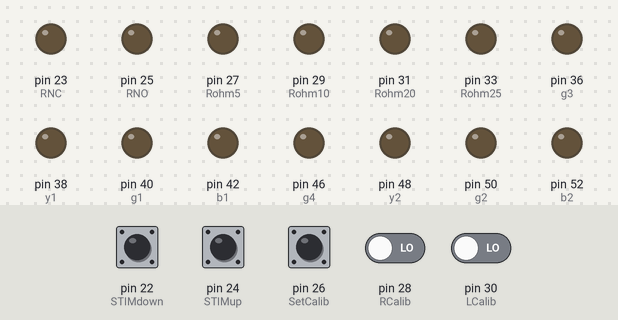
Bench run of a sketch on a simulated Arduino Mega 2560, built with avr-gcc and run on an emulated ATmega2560. Shown: output pins drawn as LEDs (lit = HIGH). Inputs (shaded band) come from the test bench; at power-on: pin 22 (STIMdown), pin 24 (STIMup), pin 26 (SetCalib), pin 28 (RCalib), pin 30 (LCalib) LOW. Pins used as bus, display or sensor lines are not drawn.

Above: at 2.9 s.
3.0 s: pin 22 (STIMdown) pulled HIGH for 0.15 s
At 3.07 s:
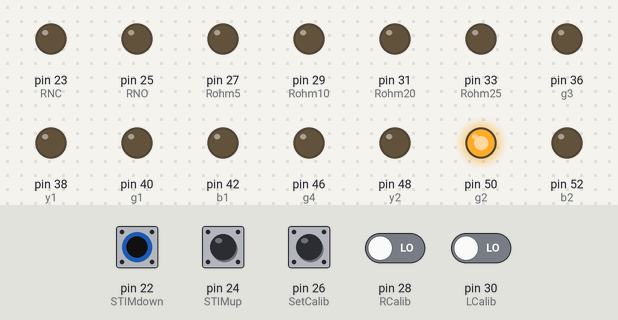
4.6 s: pin 24 (STIMup) pulled HIGH for 0.15 s
At 4.67 s:
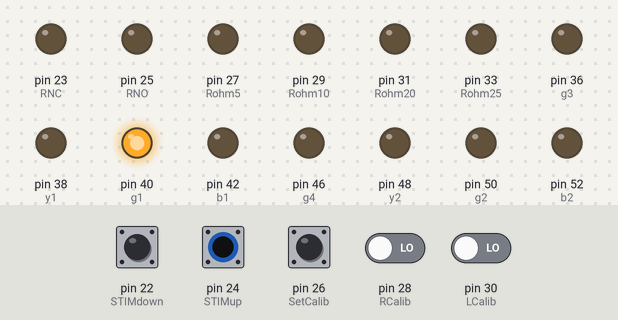
6.2 s: pin 26 (SetCalib) pulled HIGH for 0.15 s
At 6.27 s:
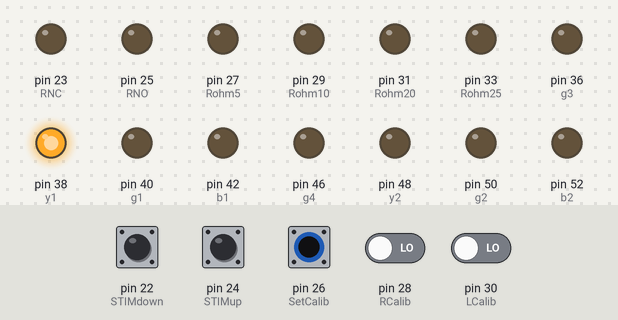
7.8 s: pin 22 (STIMdown) driven HIGH and pin 24 (STIMup) driven HIGH
At 8.5 s:
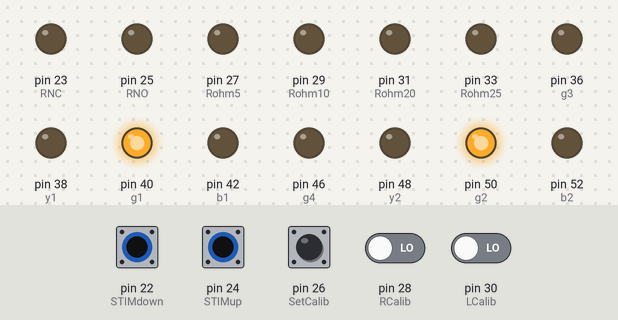
9.3 s: pin 26 (SetCalib) pulled HIGH for 1 s
At 9.7 s:
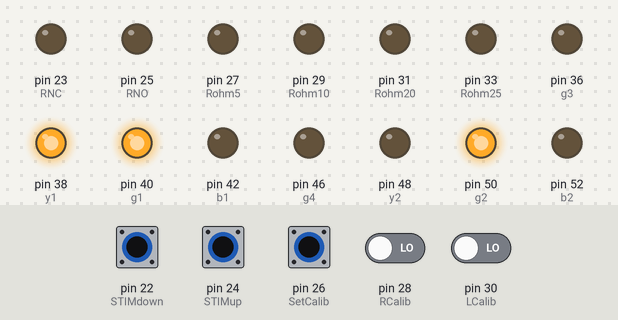
11.8 s: pin 22 (STIMdown) driven LOW
At 12.8 s:
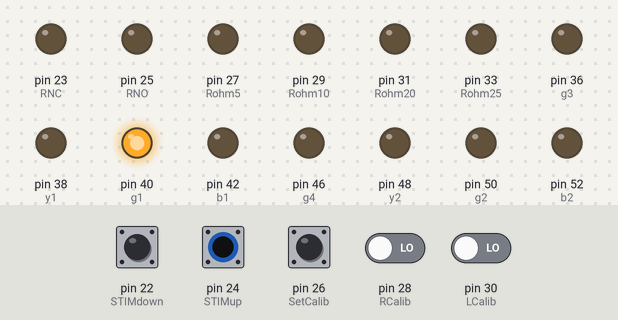
Timing chart, 0 to 14.3 s (numbered marks = the images above; inputs shaded):
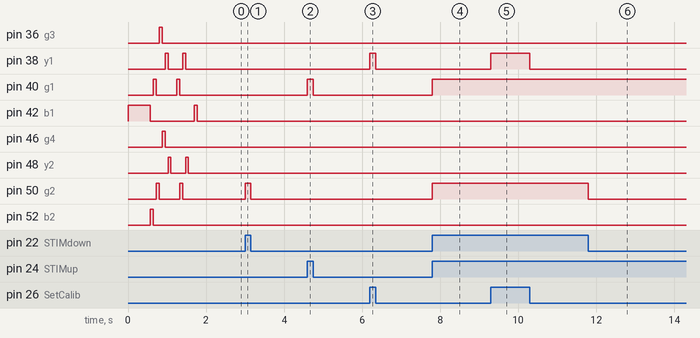

Measured:
- after the input at 3.0 s, pin 50 (g2): LOW → HIGH at once, → LOW 0.15 s later
- after the input at 4.6 s, pin 40 (g1): LOW → HIGH at once, → LOW 0.15 s later
- after the input at 6.2 s, pin 38 (y1): LOW → HIGH at once, → LOW 0.15 s later
- after the input at 7.8 s, pin 40 (g1), pin 50 (g2): LOW → HIGH at once
- after the input at 9.3 s, pin 38 (y1): LOW → HIGH at once, → LOW 1.0 s later
- after the input at 11.8 s, pin 50 (g2): HIGH → LOW at once

The sketch:

MegaControllerTESTING.ino
```cpp
// No more spikershields! Let's fucking do it.
//
// Defining all this beautiful nonsense in case I need to change the way I wire the real board
#define LCalib 30 // Switch to calibrate LEFT
#define RCalib  28 // Switch to calibrate RIGHT
#define SetCalib 26 // Green button sets it
#define STIMup 24 // nice up arrow
#define STIMdown 22 // down arrow

//LIGHTS blue/green/yellow/red ////////////
#define b1 42
#define b2 52
#define g1 40
#define g2 50
#define g3 36 // will indicate that LEFT hand is calibrated
#define g4 46 // will indicate that RIGHT hand is calibrated
#define y1 38
#define y2 48
#define r1 34
#define r2 44
int lights[10] = {b1, b2, g1, g2, g3, g4, y1, y2, r1, r2};

//RELAYS //////////////////
//LEFT relays
#define LNC 53
#define LNO 51
#define Lohm5 49
#define Lohm10 47
#define Lohm20 45
#define Lohm25 43
int LEFTside[4] = {Lohm5, Lohm10, Lohm20, Lohm25};

//RIGHT relays
#define RNC 23
#define RNO 25
#define Rohm5 27
#define Rohm10 29
#define Rohm20 31
#define Rohm25 33
int RIGHTside[4] = {Rohm5, Rohm10, Rohm20, Rohm25};
int STIMlights[6] = {g1, g2, y1, y2, r1, r2};

//useful numbers maybe //////////////////////////////
#define flsh 75 // this way I can change the flash time easily
#define tap 100 // let's work out what feels natural...

//SIDE SPECIFIC VARIABLES ////////////////////////////////////////////////////
//LEFT side
int Li = 0; // i will be our STIM value, it goes 1-12, each step representing 5kohms
//int Lsustain = 0;
int Lmaximum = 0;
bool calibL = false;
bool Ltouch = false;

//RIGHT side
int Ri = 0; // i will be our STIM value, it goes 1-12, each step representing 5kohms
//int Rsustain = 0;
int Rmaximum = 0;
bool calibR = false;
bool Rtouch = false;

// SETUP PHASE ///////////////////////////////////////
void setup() //////////////////////////////////////////
{

  // set all the lights
  pinMode(b1, OUTPUT); // Indicates it's on
  pinMode(b2, OUTPUT); // indicates calibration mode
  pinMode(g1, OUTPUT);
  pinMode(g2, OUTPUT);
  pinMode(y1, OUTPUT);
  pinMode(y2, OUTPUT);
  pinMode(r1, OUTPUT);
  pinMode(r2, OUTPUT);
  pinMode(g3, OUTPUT); // LEFT hand calibrated
  pinMode(g4, OUTPUT); // RIGHT hand calibrated

  // set all the relays
  pinMode(LNC, OUTPUT);  //normally closed, HIGH = off
  pinMode(LNO, OUTPUT);  // normally open, HIGH = on
  pinMode(Lohm5, OUTPUT); // 5kohms
  pinMode(Lohm10, OUTPUT); // 10kohms
  pinMode(Lohm20, OUTPUT); // 20kohms
  pinMode(Lohm25, OUTPUT); // 25 kohms

  pinMode(RNC, OUTPUT);
  pinMode(RNO, OUTPUT);
  pinMode(Rohm5, OUTPUT); // 5kohms
  pinMode(Rohm10, OUTPUT); // 10kohms
  pinMode(Rohm20, OUTPUT); // 20kohms
  pinMode(Rohm25, OUTPUT); // 25 kohms


  digitalWrite(lights[0], HIGH);
  delay(500);
  for(int q = 0; q < 10; q++){
    digitalWrite(lights[q], HIGH);
    digitalWrite(lights[q-1], LOW);
    delay(flsh);
  }
  digitalWrite(r2, LOW);

  rainbow();

  }
// LOOP PHASE ////////////////////////////////////
void loop(){ ///////////////////////////////////////

  if (digitalRead(STIMup) == HIGH) {
    digitalWrite(g1, HIGH);
  }
  else if (digitalRead(STIMup) == LOW) {
    digitalWrite(g1, LOW);
  }
  if(digitalRead(STIMdown) == HIGH){
    digitalWrite(g2, HIGH);
  }
  else if(digitalRead(STIMdown) == LOW){
    digitalWrite(g2, LOW);
  }

  if (digitalRead(SetCalib) == HIGH) {
    digitalWrite(y1, HIGH);
  }
  else if (digitalRead(SetCalib) == LOW) {
    digitalWrite(y1, LOW);
  }
  if (digitalRead(LCalib) == HIGH) {
    digitalWrite(r1, HIGH);
  }
  else if (digitalRead(LCalib) == LOW) {
    digitalWrite(r1, LOW);
  }
  if(digitalRead(RCalib) == HIGH) {
    digitalWrite(r2, HIGH);
  }
  else if (digitalRead(RCalib) == LOW) {
    digitalWrite(r2, LOW);
  }
}

bool rainbow() {
  for(int j = 0; j < 7; j++) {
    digitalWrite(STIMlights[j], HIGH);
    delay(flsh);
    digitalWrite(STIMlights[j], LOW);
  }
}

// END OF CODE /////////////////////////////
```
